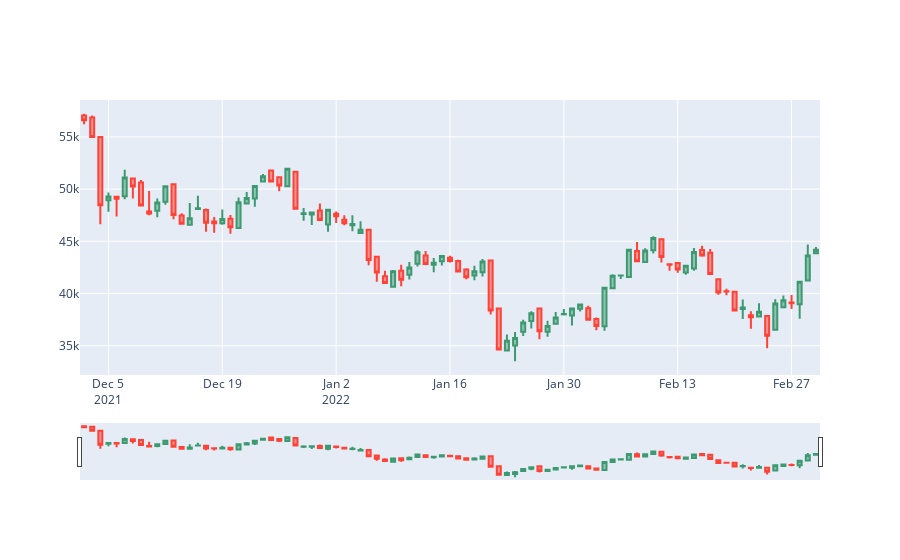

The notebook cell this image was saved under:
### Code cell
fig = go.Figure(data=[go.Candlestick(x=candlestick_data['Date'],
                open=candlestick_data['Price']['first'], 
                high=candlestick_data['Price']['max'],
                low=candlestick_data['Price']['min'], 
                close=candlestick_data['Price']['last'])
                ])

fig.update_layout(xaxis_rangeslider_visible=True)

fig.show()
